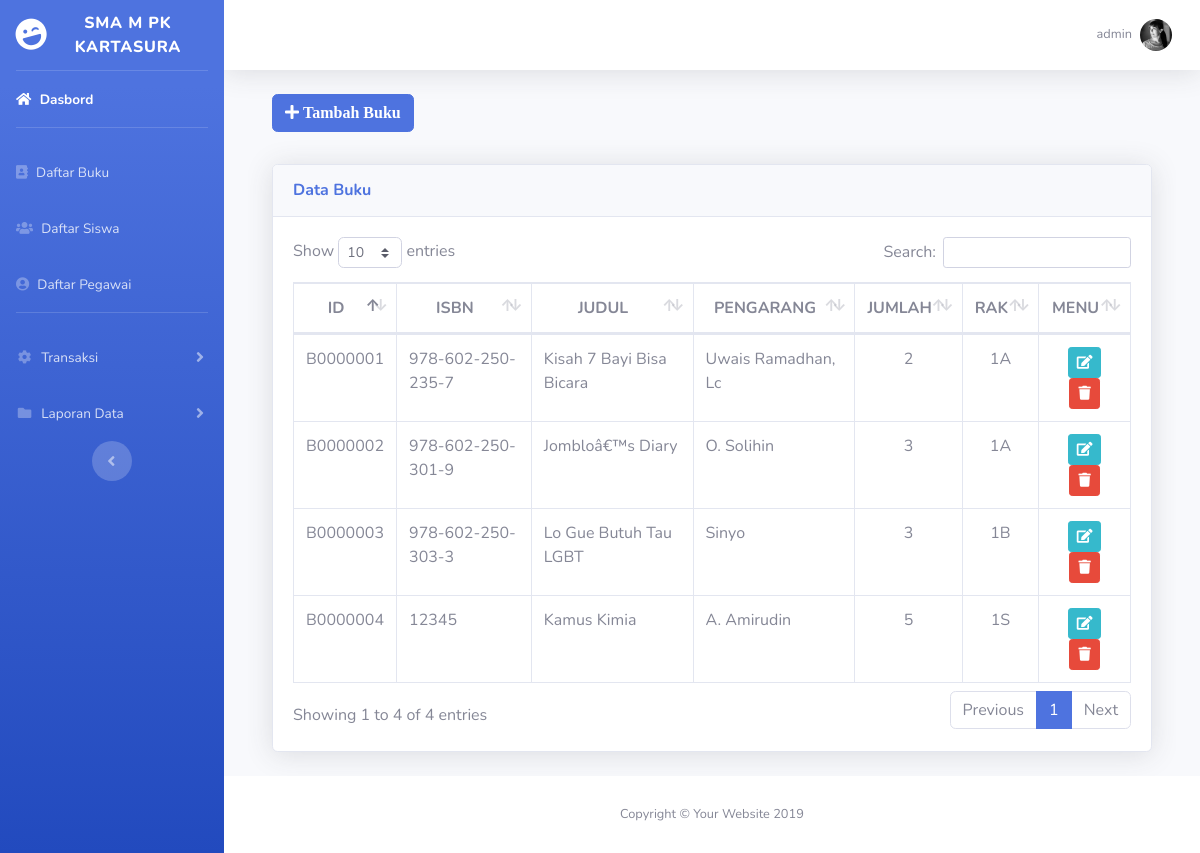
The app's page /dashborad1.php?page=buku-adm (signed in) with its own data.
### tables this page shows
CREATE TABLE `buku` (
  `id_buku` varchar(15) NOT NULL,
  `kode_buku` varchar(255) NOT NULL,
  `jml_buku` int(10) NOT NULL,
  `rak` varchar(5) NOT NULL,
  `abjad` varchar(1) NOT NULL,
  `judul` varchar(255) NOT NULL,
  `pengarang` varchar(255) NOT NULL,
  `penerbit` varchar(255) NOT NULL,
  `date` date NOT NULL,
  `terbit` varchar(4) NOT NULL
);

### view/buku.php (the view, shortened to what this page needs)
<!DOCTYPE html>
<html lang="en">
<head>
  <link href="vendor/fontawesome-free/css/all.min.css" rel="stylesheet" type="text/css">
  <link href="css/sb-admin-2.min.css" rel="stylesheet">
  <link href="vendor/datatables/dataTables.bootstrap4.min.css" rel="stylesheet">
</head>
<body id="page-top">
  <div id="wrapper">
    <div id="content-wrapper" class="d-flex flex-column">
      <div id="content">
        <div class="container-fluid">
          <?php
            $koneksi = mysqli_connect("localhost", "root", "", "perpusmuha");
            $sql= "select * from buku";
            $query = mysqli_query($koneksi, $sql);
?>
<div>
  <h1 class="h3 mb-2 text-gray-800"><a href="?page=add-buku" class="btn btn-primary"><i class="fa fa-plus"> Tambah Buku</i></a></h1>
          </div><br>
          <div class="card shadow mb-4">
            <div class="card-header py-3">
              <h6 class="m-0 font-weight-bold text-primary">Data Buku</h6>
            </div>
            <div class="card-body">
              <div class="table-responsive">
                <table class="table table-bordered" id="dataTable" width="100%" cellspacing="0">
                  <thead>
                    <tr align="center">
                      <th>ID</th>
                      <th>ISBN</th>
                      <th>JUDUL</th>
                      <th>PENGARANG</th>
                      <th>JUMLAH</th>
                      <th>RAK</th>
                      <th>MENU</th>
                    </tr>
                  </thead>
                   <tbody>
                    <?php
    while($row=mysqli_fetch_array($query)){
?>
        <tr>
            <td><?php echo $row['id_buku']; ?></td>
            <td><?php echo $row['kode_buku']; ?></td>
            <td><?php echo $row['judul']; ?></td>
            <td><?php echo $row['pengarang']; ?></td>
            <td align="center"><?php echo $row['jml_buku']; ?></td>
            <td align="center"><?php echo $row['rak']; ?><?php echo $row['abjad']; ?></td>
            <td align="center">
                <a href='?page=edit-buku&id_buku=<?php echo $row['id_buku']; ?>' class='btn btn-info btn-sm' title='Edit'><i class='fa fa-edit'></i></a>
                <a href='?page=buku-adm&id_buku=<?php echo $row['id_buku']; ?>' onclick='return confirm("Hapus <?php echo $row['id_buku']; ?>?")' class='btn btn-danger btn-sm' title='Hapus'><i class='fa fa-trash'></i></a>
            </td>
        </tr>
<?php
}
?>
                  </tbody>
                </table>
              </div>
            </div>
          </div>
        </div>
      </div>
    </div>
  </div>
</body>
</html>

### records on screen
buku: id_buku "B0000001", kode_buku "978-602-250-235-7", judul "Kisah 7 Bayi Bisa Bicara", pengarang "Uwais Ramadhan, Lc", jml_buku "2", rak "1", abjad "A"
buku: id_buku "B0000002", kode_buku "978-602-250-301-9", judul "Jombloâ€™s Diary", pengarang "O. Solihin", jml_buku "3", rak "1", abjad "A"
buku: id_buku "B0000003", kode_buku "978-602-250-303-3", judul "Lo Gue Butuh Tau LGBT", pengarang "Sinyo", jml_buku "3", rak "1", abjad "B"
buku: id_buku "B0000004", kode_buku "12345", judul "Kamus Kimia", pengarang "A. Amirudin", jml_buku "5", rak "1", abjad "S"

### other values on screen
$_SESSION['status'] "admin"
